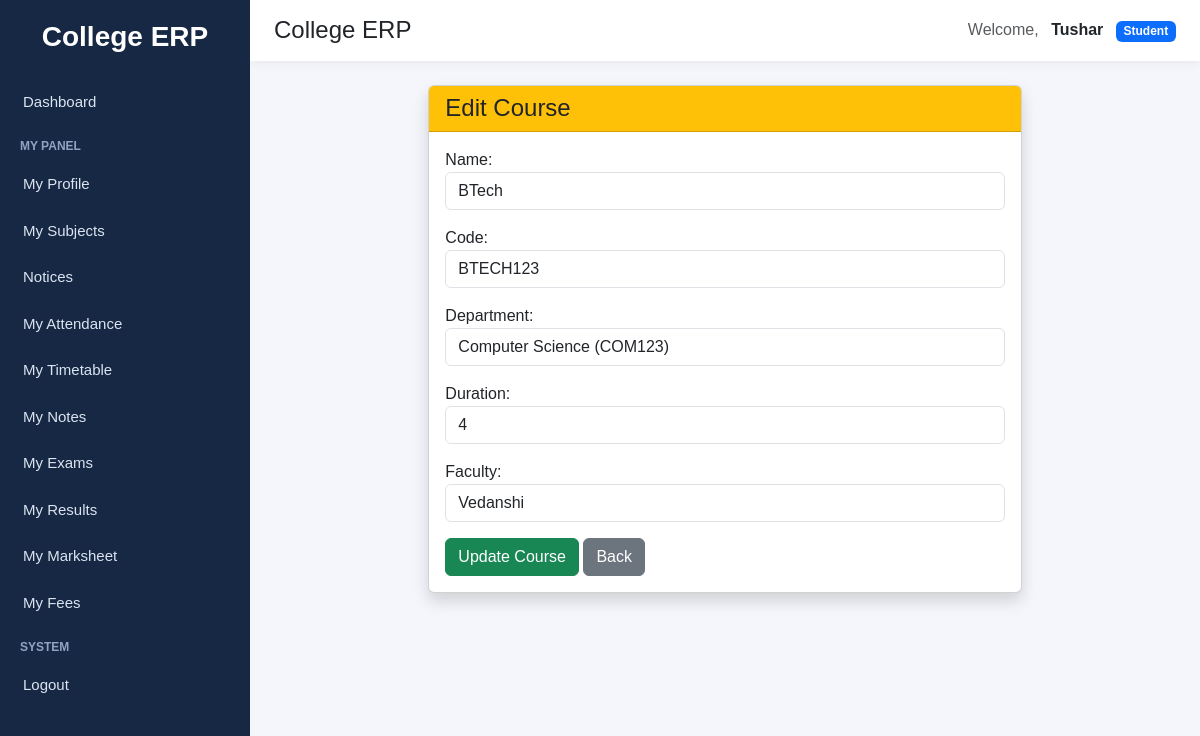
Page /courses/edit/4/ (signed in) on the committed database.
### accounts/models.py (models this page shows, shortened)
class CustomUser(AbstractUser):
    ROLE_CHOICES = (
        ("student", "Student"),
        ("faculty", "Faculty"),
        ("admin", "Admin"),
    )
    role = models.CharField(max_length=20, choices=ROLE_CHOICES)
    groups = models.ManyToManyField(
        Group,
        blank=True,
        related_name="customuser_set",
        related_query_name="customuser"
    )
    user_permissions = models.ManyToManyField(
        Permission,
        blank=True,
        related_name="customuser_permissions_set",
        related_query_name="customuser_permission"
    )

### courses/models.py (models this page shows, shortened)
class Course(models.Model):
    name = models.CharField(max_length=100, unique=True)
    code = models.CharField(max_length=20, unique=True)
    department = models.ForeignKey(
        Department,
        on_delete=models.CASCADE,
        related_name="courses"
    )
    duration = models.PositiveIntegerField(default=3)
    faculty = models.ForeignKey(
        "faculty.Faculty",
        on_delete=models.SET_NULL,
        null=True,
        blank=True,
        related_name="assigned_courses"
    )
    created_at = models.DateTimeField(auto_now_add=True)
    class Meta:
        ordering = ["name"]

### departments/models.py (models this page shows)
class Department(models.Model):
    name = models.CharField(max_length=100, unique=True)
    code = models.CharField(max_length=10, unique=True)
    class Meta:
        ordering = ["name"]
    def __str__(self):
        return f"{self.name} ({self.code})"

### faculty/models.py (models this page shows)
class Faculty(models.Model):
    user = models.OneToOneField(
        settings.AUTH_USER_MODEL,
        on_delete=models.CASCADE,
        related_name='faculty_profile',
        null=True,
        blank=True
    )
    name = models.CharField(max_length=150, blank=True, null=True)
    email = models.EmailField(blank=True, null=True)
    phone = models.CharField(max_length=15, blank=True, null=True)
    department = models.CharField(max_length=100, blank=True, null=True)
    course = models.ForeignKey(
        'courses.Course',
        on_delete=models.SET_NULL,
        null=True,
        blank=True,
        related_name='faculty_members'
    )
    designation = models.CharField(max_length=100, blank=True, null=True)
    photo = models.ImageField(upload_to='faculty/', blank=True, null=True)
    date_joined = models.DateField(blank=True, null=True)
    created_at = models.DateTimeField(auto_now_add=True, null=True, blank=True)
    def __str__(self):
        return self.name or "Faculty"

### courses/views.py (the view)
# urls.py: path("edit/<int:pk>/", views.edit_course, name="edit_course"),
@login_required
def edit_course(request, pk):
    course = get_object_or_404(Course, pk=pk)
    if request.method == "POST":
        form = CourseForm(request.POST, instance=course)
        if form.is_valid():
            form.save()
            messages.success(request, "Course updated successfully.")
            return redirect("course_list")
    else:
        form = CourseForm(instance=course)
    return render(request, "courses/edit_course.html", {
        "form": form,
        "course": course
    })

### courses/forms.py
class CourseForm(forms.ModelForm):
    class Meta:
        model = Course
        fields = ["name", "code", "department", "duration", "faculty"]
        widgets = {
            "name": forms.TextInput(attrs={"class": "form-control"}),
            "code": forms.TextInput(attrs={"class": "form-control"}),
            "department": forms.Select(attrs={"class": "form-control"}),
            "duration": forms.NumberInput(attrs={"class": "form-control"}),
            "faculty": forms.Select(attrs={"class": "form-control"}),
        }

### notices/context_processors.py (called while the page is built)
def latest_notices(request):
    if not request.user.is_authenticated:
        return {"latest_notices": []}
    notices = get_visible_notices_for_user(request.user)[:5]
    return {"latest_notices": notices}

### courses/templates/courses/edit_course.html (shortened to what this page needs)
{% extends "base.html" %}
{% block content %}
<div class="row justify-content-center">
    <div class="col-md-8">
        <div class="card shadow">
            <div class="card-header bg-warning">
                <h4 class="mb-0">Edit Course</h4>
            </div>
            <div class="card-body">
                <form method="POST">
                    {{ form.as_p }}
                    <button type="submit" class="btn btn-success">Update Course</button>
                    <a href="/courses/" class="btn btn-secondary">Back</a>
                </form>
            </div>
        </div>
    </div>
</div>
{% endblock %}

### templates/base.html (shortened to what this page needs)
<!DOCTYPE html>
<html lang="en">
<head>
    <link href="https://cdn.jsdelivr.net/npm/bootstrap@5.3.3/dist/css/bootstrap.min.css" rel="stylesheet">
</head>
<body>
<div class="sidebar">
    <h3>College ERP</h3>
    {% if request.user.is_authenticated %}
        {% if request.user.is_superuser or request.user.role == 'admin' %}
            <a href="/dashboard/" class="{% if '/dashboard' in request.path or request.path == '/' %}active-link{% endif %}">
                Dashboard
            </a>
            <div class="sidebar-section-title">Management</div>
            <a href="{% url 'student_list' %}" class="{% if '/students/' in request.path %}active-link{% endif %}">
                Students
            </a>
            <a href="{% url 'faculty_list' %}" class="{% if '/faculty/' in request.path %}active-link{% endif %}">
                Faculty
            </a>
            <a href="/courses/" class="{% if '/courses/' in request.path %}active-link{% endif %}">
                Courses
            </a>
            <a href="/departments/" class="{% if '/departments/' in request.path %}active-link{% endif %}">
                Departments
            </a>
            <div class="sidebar-section-title">Academics</div>
            <a href="/subjects/" class="{% if '/subjects/' in request.path and '/subjects/assignments/' not in request.path and '/subjects/my/' not in request.path %}active-link{% endif %}">
                Subjects
            </a>
            <a href="{% url 'subject_assignment_list' %}" class="{% if '/subjects/assignments/' in request.path %}active-link{% endif %}">
                Subject Assignments
            </a>
            <a href="{% url 'notice_list' %}" class="{% if '/notices/' in request.path %}active-link{% endif %}">
                Notices
            </a>
            <a href="{% url 'attendance_list' %}" class="{% if '/attendance/' in request.path %}active-link{% endif %}">
                Attendance
            </a>
            <a href="{% url 'timetable_list' %}" class="{% if '/timetable/' in request.path and '/timetable/faculty/' not in request.path and '/timetable/student/' not in request.path %}active-link{% endif %}">
                Timetable
            </a>
            <a href="/exams/" class="{% if '/exams/' in request.path and '/exams/results/' not in request.path %}active-link{% endif %}">
                Exams
            </a>
            <a href="{% url 'exam_schedule_list' %}" class="{% if '/exams/schedule/' in request.path %}active-link{% endif %}">
                Exam Schedule
            </a>
            <a href="{% url 'result_list' %}" class="{% if '/exams/results/list/' in request.path %}active-link{% endif %}">
                Results
            </a>
            <a href="{% url 'fee_structure_list' %}" class="{% if '/finance/structures/' in request.path %}active-link{% endif %}">
                Fee Structures
            </a>
            <a href="{% url 'promote_student_fee' %}" class="{% if '/finance/promote/' in request.path %}active-link{% endif %}">
                Promote Fees
            </a>
            <a href="{% url 'student_fee_list' %}" class="{% if '/finance/students/' in request.path %}active-link{% endif %}">
                Student Fees
            </a>
        {% elif request.user.role == 'student' %}
            <a href="/dashboard/" class="{% if '/dashboard' in request.path or request.path == '/' %}active-link{% endif %}">
                Dashboard
            </a>
            <div class="sidebar-section-title">My Panel</div>
            <a href="{% url 'my_student_profile' %}" class="{% if '/students/profile/' in request.path %}active-link{% endif %}">
                My Profile
            </a>
            <a href="{% url 'my_subjects' %}" class="{% if '/subjects/my/' in request.path %}active-link{% endif %}">
                My Subjects
            </a>
            <a href="{% url 'notice_list' %}" class="{% if '/notices/' in request.path %}active-link{% endif %}">
                Notices
            </a>
            <a href="{% url 'my_attendance' %}" class="{% if '/attendance/my/' in request.path %}active-link{% endif %}">
                My Attendance
            </a>
            <a href="{% url 'student_timetable' %}" class="{% if '/timetable/student/' in request.path %}active-link{% endif %}">
                My Timetable
            </a>
            <a href="{% url 'student_note_list' %}" class="{% if '/notes/student/' in request.path %}active-link{% endif %}">
                My Notes
            </a>
            <a href="{% url 'student_exam_schedule' %}" class="{% if '/exams/my-exams/' in request.path %}active-link{% endif %}">
                My Exams
            </a>
            <a href="{% url 'student_result_list' %}" class="{% if '/exams/results/student/' in request.path %}active-link{% endif %}">
                My Results
            </a>
            <a href="{% url 'consolidated_marksheet' %}" class="{% if '/exams/marksheet/' in request.path %}active-link{% endif %}">
                My Marksheet
            </a>
            <a href="{% url 'my_fees' %}" class="{% if '/finance/my-fees/' in request.path %}active-link{% endif %}">
                My Fees
            </a>
        {% endif %}
        <div class="sidebar-section-title">System</div>
        <form method="post" action="/accounts/logout/" style="margin:0;">
            <button type="submit" class="sidebar-logout-btn">Logout</button>
        </form>
    {% endif %}
</div>
<div class="main-content">
    <div class="topbar d-flex justify-content-between align-items-center">
        <h4 class="mb-0">{% block page_title %}College ERP{% endblock %}</h4>
        <div>
            {% if request.user.is_authenticated %}
                <span class="me-2 text-muted">Welcome,</span>
                <strong>{{ request.user.username }}</strong>
                {% if request.user.is_superuser %}
                    <span class="badge bg-danger ms-2">Admin</span>
                {% elif request.user.role %}
                    <span class="badge bg-primary ms-2">{{ request.user.role|title }}</span>
                {% endif %}
            {% endif %}
        </div>
    </div>
    <div class="content-area">
        {% block content %}{% endblock %}
    </div>
</div>
</body>
</html>

### templates/base.html (style rules this page uses)
body { background-color: #f4f6fb; margin: 0; padding: 0; font-family: Arial, sans-serif; }
.sidebar { width: 250px; min-height: 100vh; background: #172844; color: white; position: fixed; top: 0; left: 0; padding-top: 20px; }
.sidebar h3 { text-align: center; margin-bottom: 25px; font-weight: 700; }
.sidebar a { color: #dbe4f0; text-decoration: none; display: block; padding: 12px 20px; font-size: 15px; border-left: 3px solid transparent; }
.sidebar-section-title { font-size: 12px; color: #8fa4c3; padding: 12px 20px 6px; text-transform: uppercase; font-weight: bold; }
.sidebar-logout-btn { color: #dbe4f0; text-decoration: none; display: block; padding: 12px 20px; font-size: 15px; border: none; background: none; width: 100%; text-align: left; border-left: 3px solid transparent; }
.main-content { margin-left: 250px; min-height: 100vh; }
.topbar { background: white; padding: 16px 24px; box-shadow: 0 2px 10px rgba(0,0,0,0.06); }
.content-area { padding: 24px; }

### rows in the picture
CustomUser: user.username "Tushar", user.role "Student"
Course: name "BTech", code "BTECH123", department "Computer Science (COM123)", duration "4", faculty "Vedanshi"
